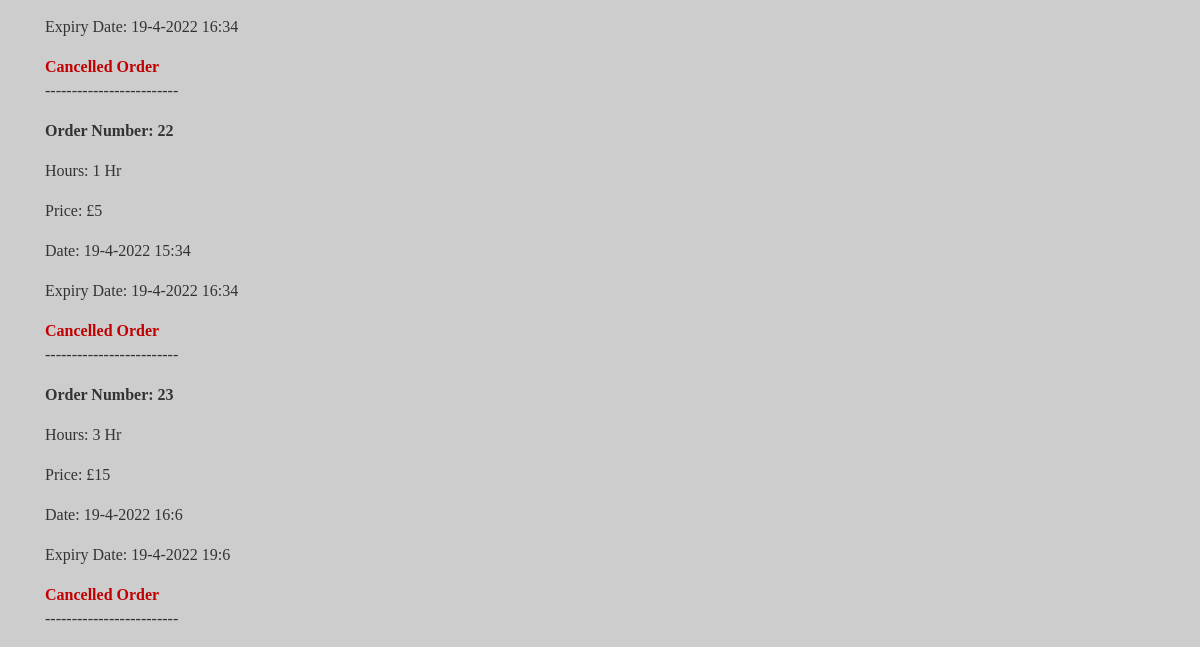
Before: /admin/bookings (lower part) with the older database file.
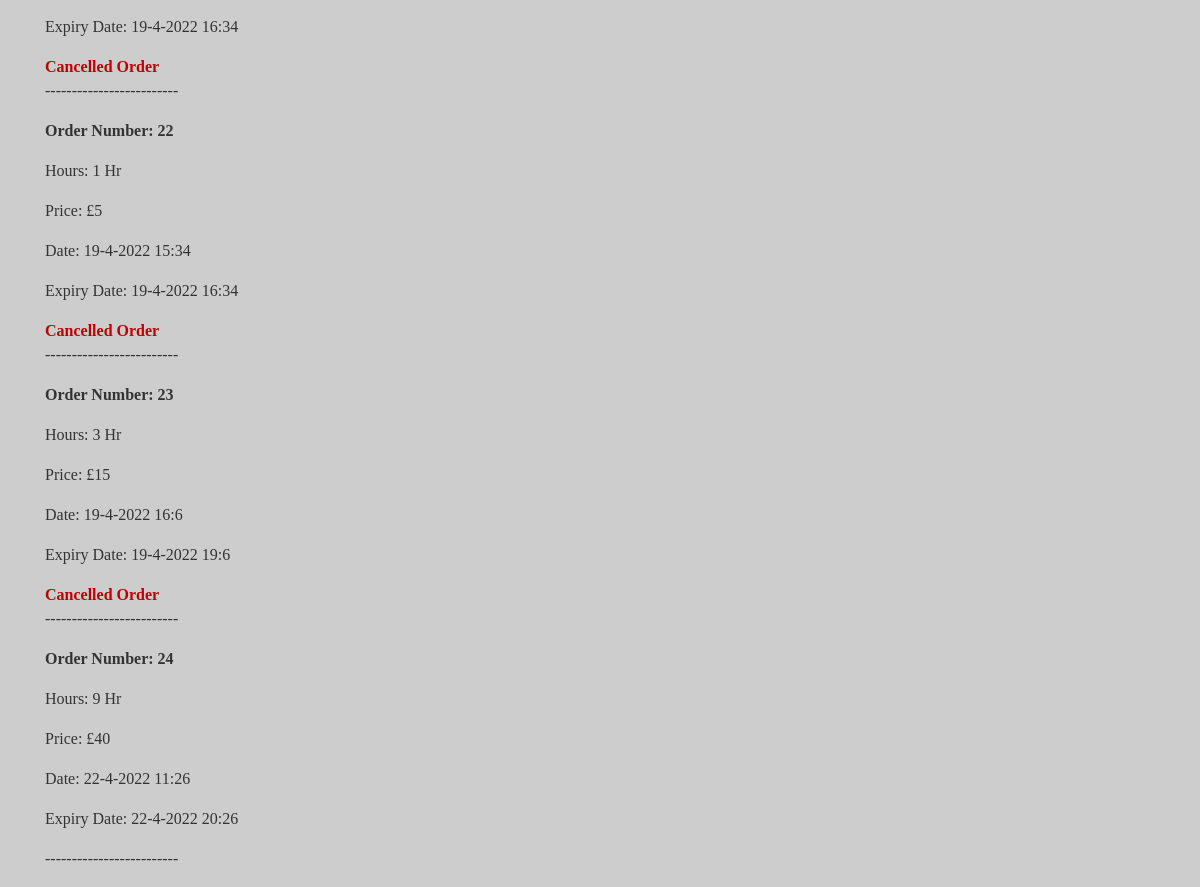
After: the same page with the newer database file.
### app/models.py (models this page shows)
class Booking(db.Model):
    __tablename__ = "bookings"
    id = db.Column(db.Integer, primary_key=True)
    ScooterID = db.Column(db.Integer, ForeignKey("scooters.id"))
    UserID = db.Column(db.Integer, ForeignKey("users.id"))
    numHours = db.Column(db.Integer, nullable = False)
    date = db.Column(db.DateTime, nullable = False)
    expiry = db.Column(db.DateTime)
    price = db.Column(db.Integer, nullable = False)
    cancelled = db.Column(db.Boolean, default = False, nullable=False)

### app/views.py (the view)
@app.route("/admin/bookings")
def admin_bookings():
    if session.get('admin') == 0:
        return redirect("/dashboard")
    else:
        bookings = models.Booking.query.all()
        return render_template("bookings.html", orders = bookings)

### app/templates/bookings.html (shortened to what this page needs)
{% extends "admin_base.html" %}
{% block content %}
<head>
</head>
<body>
    {% for elem in orders %}
        {% if elem.id not in active or elem.cancelled %}
            <p style="font-weight: bold">Order Number: {{elem.id}}</p>
            <p>Hours: {{elem.numHours}} Hr</p>
            <p>Price: £{{elem.price}}</p>
            <p>Date: {{elem.date.day}}-{{elem.date.month}}-{{elem.date.year}} {{elem.date.hour}}:{{elem.date.minute}}</p>
            <p>Expiry Date: {{elem.expiry.day}}-{{elem.expiry.month}}-{{elem.expiry.year}} {{elem.expiry.hour}}:{{elem.expiry.minute}}</p>
            {% if elem.cancelled %}
            <b style="color: rgba(193,0,2,1.00)">Cancelled Order</b>
            {% endif %}
			<p>-------------------------</p>
        {% endif %}
    {% endfor %}
</body>
{% endblock content %}

### app/templates/admin_base.html (shortened to what this page needs)
<!doctype html>
<link href="//db.onlinewebfonts.com/c/59e7605c0e625de0522a548ac1a15d91?family=Sharp+Sans+No1+Medium+Italic" rel="stylesheet" type="text/css"/>
<html lang="en">
  <head>
    <link rel="stylesheet" href="https://stackpath.bootstrapcdn.com/bootstrap/4.3.1/css/bootstrap.min.css">
    <link rel="stylesheet" type="text/css" href="{{ url_for('static', filename='style.css')}}">
  </head>
    <div class = 'container'>
      {% block content %}{% endblock %}
    </div>
  </body>
</html>

### app/static/style.css (style rules this page uses)
body { background: rgba(205,205,205,1); color: #333333; margin-top: 5rem; font-family: halyard-display; }

Changed rows visible on the page:
added Booking: id "24", numHours "9", price "40", date.day "22", date.month "4", date.year "2022", date.hour "11", date.minute "26", expiry.day "22", expiry.month "4", expiry.year "2022", expiry.hour "20", expiry.minute "26"
